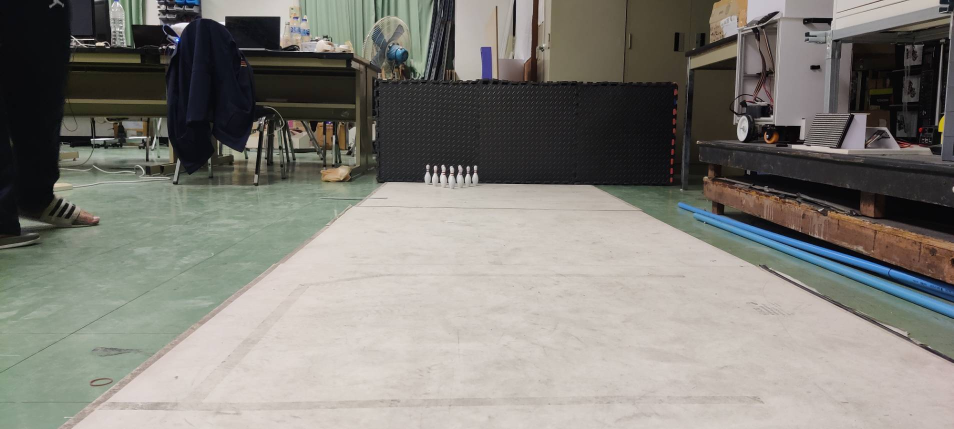
#> input picture pin/dataset_carc/Pindetect_Test.jpg, 1907 x 858 px, found by its file name (shown at 1/2 size)
$ python CARC_v4Pinbowling.py
#> lines starting #> are read from the running program, lines starting #| are printed output that depends on the picture; after the words box and inside, x2 and y2 are one past the last pixel; in counts of white or black regions, pixels touching at a corner belong together
#> further down, image is the input picture: shape (858, 1907, 3); mean B, G, R 120.4, 126.8, 128.9
import cv2
import numpy as np

def zoom(img, zoom_factor=1.5):
    return cv2.resize(img, None, fx=zoom_factor, fy=zoom_factor)

def refine_pin_detection(img, roi=None):
    frame_width, frame_height = img.shape[1], img.shape[0]
#> frame_width = 1907; frame_height = 858

    # Zoom into the frame
    zoom_factor = 3
    zoomed_frame = zoom(img, zoom_factor)

    # Calculate the coordinates for cropping the center of the zoomed image
    zoomed_height, zoomed_width = zoomed_frame.shape[:2]
#> zoomed_height = 2574; zoomed_width = 5721
    crop_x = (zoomed_width - frame_width) // 2
#> crop_x = 1907
    crop_y = ((zoomed_height - frame_height) // 2) - 200
#> crop_y = 658

    # Crop the zoomed frame to the original frame size centered
    cropped_frame = zoomed_frame[crop_y:crop_y+frame_height, crop_x:crop_x+frame_width]

    # Pre-process the Frame
    gray = cv2.cvtColor(cropped_frame, cv2.COLOR_BGR2GRAY)
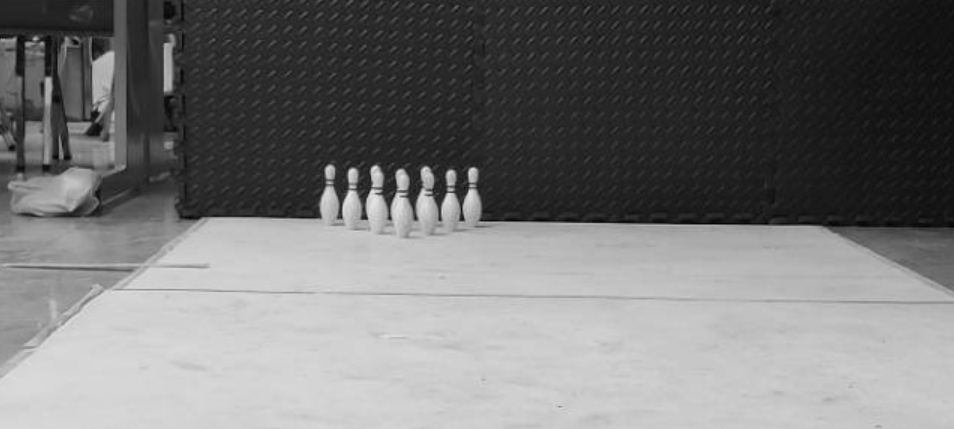
#> gray: shape (858, 1907) (shown at 1/2 size); min 0, max 241, mean 117.2
    blur = cv2.GaussianBlur(gray, (7, 7), 0)

    # Invert the grayscale image
    gray_inverted = cv2.bitwise_not(blur)
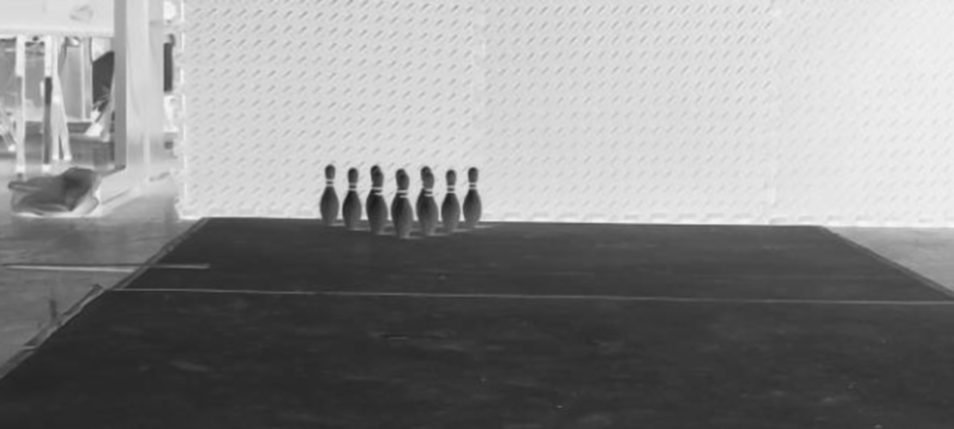
#> gray_inverted: shape (858, 1907) (shown at 1/2 size); min 26, max 247, mean 137.8

    # Create a binary thresholded image
    _, binary = cv2.threshold(gray_inverted, 97, 255, cv2.THRESH_BINARY)
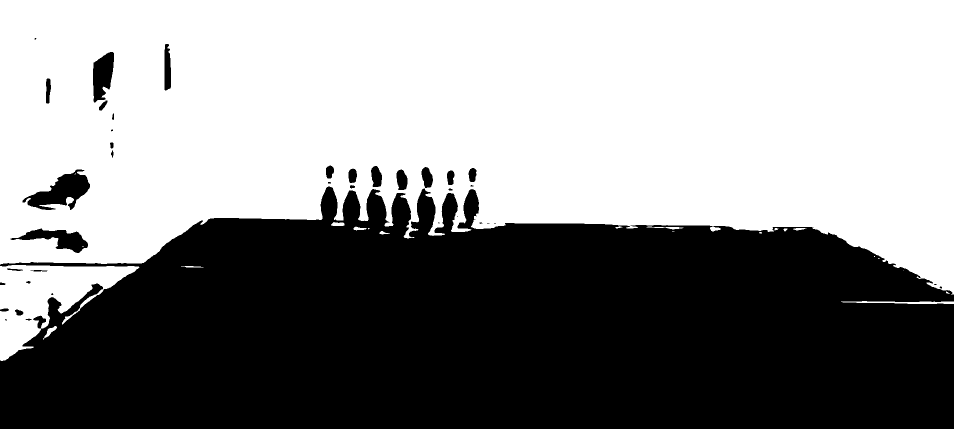
#> binary: shape (858, 1907) (shown at 1/2 size); 54.9% white; 39 black regions (13 under 20 px), largest, box (x1, y1, x2, y2) and area: (0, 373, 1907, 858) 720855, (45, 339, 180, 420) 5156, (21, 457, 176, 506) 3148

    # Use morphological operations to clean up the binary image
    kernel = np.ones((3, 3), np.uint8)
    binary = cv2.dilate(binary, kernel, iterations=1)
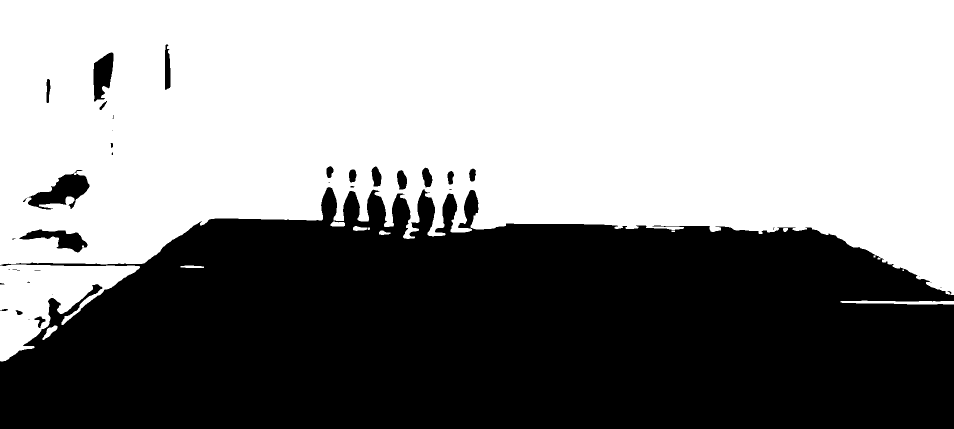
#> binary: shape (858, 1907) (shown at 1/2 size); 55.5% white; 38 black regions (17 under 20 px), largest, box (x1, y1, x2, y2) and area: (0, 374, 1907, 858) 713916, (56, 340, 179, 419) 4466, (38, 458, 175, 505) 2673
    binary = cv2.erode(binary, kernel, iterations=1)
#> binary: shape (858, 1907); 54.9% white; 33 black regions (7 under 20 px), largest, box (x1, y1, x2, y2) and area: (0, 373, 1907, 858) 720645, (45, 339, 180, 420) 5136, (37, 457, 176, 506) 3099

    # Edge Detection for Field Boundaries
    edges = cv2.Canny(binary, 40, 150)
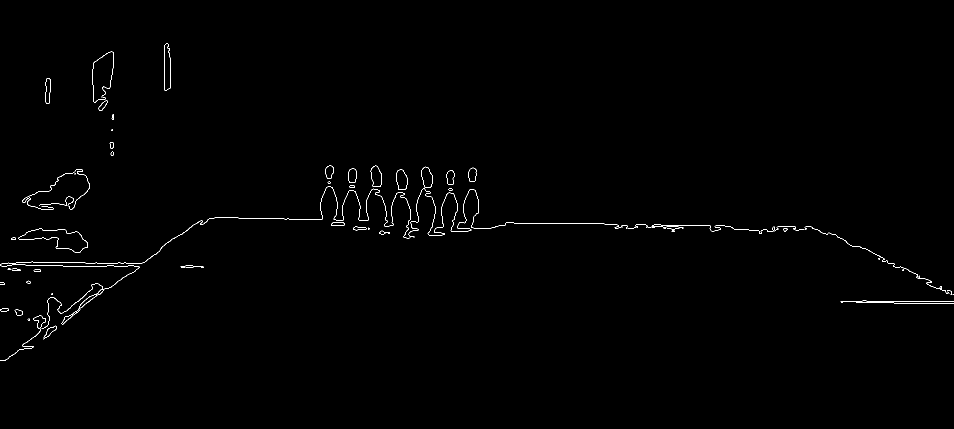
#> edges: shape (858, 1907) (shown at 1/2 size); 0.49% white in thin lines or dots, all inside (x1, y1, x2, y2) = (0, 87, 1907, 722)

    # Find Contours for Field Boundaries
    contours_field, _ = cv2.findContours(edges.copy(), cv2.RETR_EXTERNAL, cv2.CHAIN_APPROX_SIMPLE)
#> contours_field = 76 contours, 43 with area under 20; largest, box (x1, y1, x2, y2) and area: (36, 456, 176, 506) 3108, (328, 87, 342, 181) 1060, (792, 338, 815, 380) 706, (741, 331, 764, 374) 704, (842, 333, 866, 376) 688

    # Find Contours for Pins
    contours_pins, _ = cv2.findContours(binary.copy(), cv2.RETR_EXTERNAL, cv2.CHAIN_APPROX_SIMPLE)
#> contours_pins = 14 contours, 5 with area under 20; largest, box (x1, y1, x2, y2) and area: (0, 0, 1907, 589) 886290, (0, 530, 279, 722) 24182, (1682, 602, 1907, 608) 556, (86, 652, 114, 679) 193, (662, 444, 689, 452) 141

    # Draw Contours on the Frame
    contour_frame = cropped_frame.copy()
    cv2.drawContours(contour_frame, contours_field, -1, (0, 255, 0), 2)
    cv2.drawContours(contour_frame, contours_pins, -1, (0, 0, 255), 2)

    # Draw the bounding box on the original image
    x, y, w, h = 50, 50, 1500, 700  # Adjusted coordinates, change if necessary
    cv2.rectangle(cropped_frame, (x, y), (x+w, y+h), (255, 0, 0), 2)
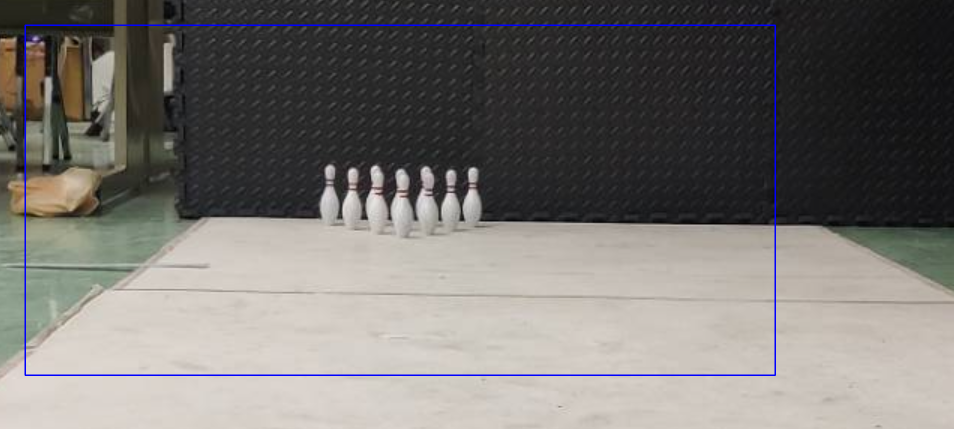
#> cropped_frame: shape (858, 1907, 3) (shown at 1/2 size); mean B, G, R 112.7, 116, 119.1
    # Filter the contours to identify standing pins
    pin_contours = []
    for contour in contours_pins:
        area = cv2.contourArea(contour)
        # Filter based on area and aspect ratio to detect pin heads
        if 0 < area < 1600:
            x, y, w, h = cv2.boundingRect(contour)
            aspect_ratio = h / float(w)
            if 0.8 < aspect_ratio < 5:
                pin_contours.append(contour)
#> this loop made 14 passes
#> (area, x, y, w, h, aspect_ratio) on passes 1, 2, 4, 9, 10, 12, 13: (193, 86, 652, 28, 27, 0.964), (556, 1682, 602, 225, 6, 0.0267), (47, 362, 532, 45, 3, 0.0667), (52, 759, 462, 21, 7, 0.333), (23.5, 1567, 457, 8, 6, 0.75), (92.5, 707, 453, 26, 8, 0.308), (141, 662, 444, 27, 8, 0.296)
#> area on passes 5, 14: 24182, 886289.5
#> after the loop, pin_contours = 3 contours, 2 with area under 20; largest, box (x1, y1, x2, y2) and area: (86, 652, 114, 679) 193

    num_pins = len(pin_contours)
#> num_pins = 3

    cv2.putText(contour_frame, f'Pins: {num_pins}', (10, frame_height - 10), cv2.FONT_HERSHEY_SIMPLEX, 1, (255, 0, 0), 2, cv2.LINE_AA)
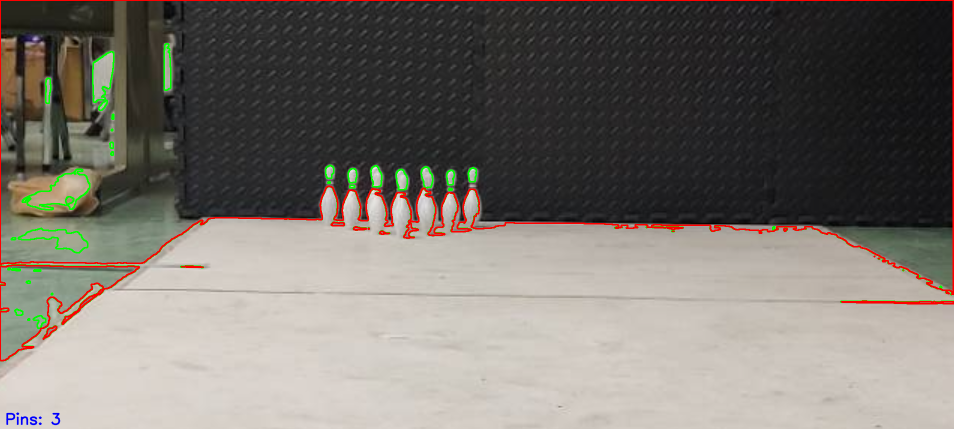
#> contour_frame: shape (858, 1907, 3) (shown at 1/2 size); mean B, G, R 108.9, 115.7, 120.7

    return contour_frame, num_pins

# [24 lines of commented-out code are left out]
img_path = 'pin/Pindetect_Test.jpg'
image = cv2.imread(img_path)
if image is None:
    print("Error: Could not open image.")
    exit()

# # Define the bounding box (ROI) coordinates
# roi_x, roi_y, roi_w, roi_h = 50, 50, 1500, 700  # Adjusted coordinates, change if necessary
# roi = (roi_x, roi_y, roi_w, roi_h)

# Apply the refined pin detection with ROI
refined_contour_frame, refined_num_pins = refine_pin_detection(image)
#> refined_num_pins = 3

# # Count the green objects within the ROI
# num_green_objects = count_green_objects(image, roi)

cv2.namedWindow('Refined Contours', cv2.WINDOW_NORMAL)
cv2.resizeWindow('Refined Contours', 1300, 600)  # Resize window to 1300x600 pixels
# Display the result
cv2.imshow('Refined Contours', refined_contour_frame)
cv2.waitKey(0)
cv2.destroyAllWindows()

# Save the result
output_path = '/mnt/data/RefinedContourPin_image.png'
cv2.imwrite(output_path, refined_contour_frame)
print(f"Processing complete. Image saved to {output_path}. Pins detected: {refined_num_pins}.")
#| Processing complete. Image saved to /mnt/data/RefinedContourPin_image.png. Pins detected: 3.
